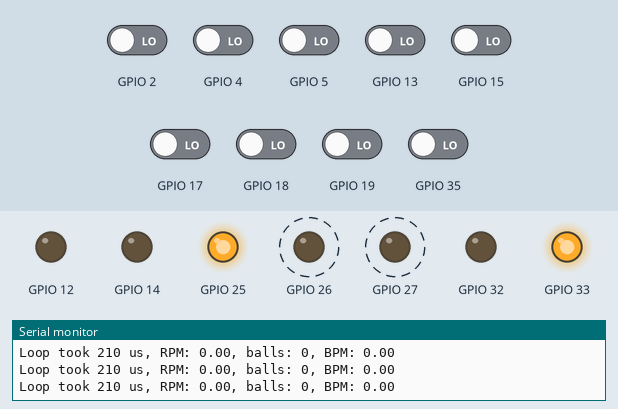
Bench run of a program on a simulated ESP32. On the bench: output pins drawn as LEDs (lit = HIGH), the last lines printed to the serial monitor. Dashed ring = blinking. The test bench sets the inputs (shaded band); at power-on: GPIO 2, GPIO 4, GPIO 5, GPIO 13, GPIO 15, GPIO 17–19, GPIO 35 LOW.

Above: at 1.45 s.
1.5 s: GPIO 35 driven HIGH
4.5 s: GPIO 2 driven HIGH
At 5.4 s:
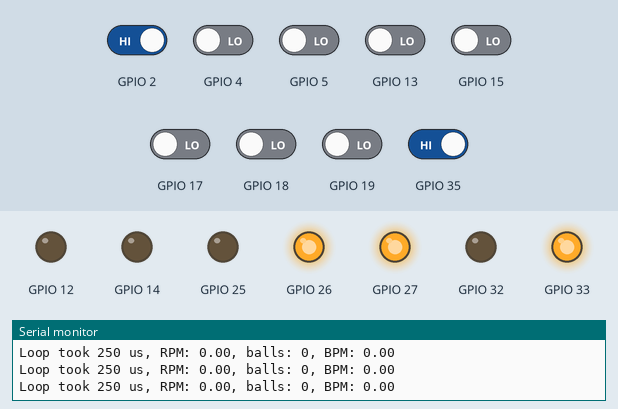
6.0 s: GPIO 5 driven HIGH
At 6.4 s:
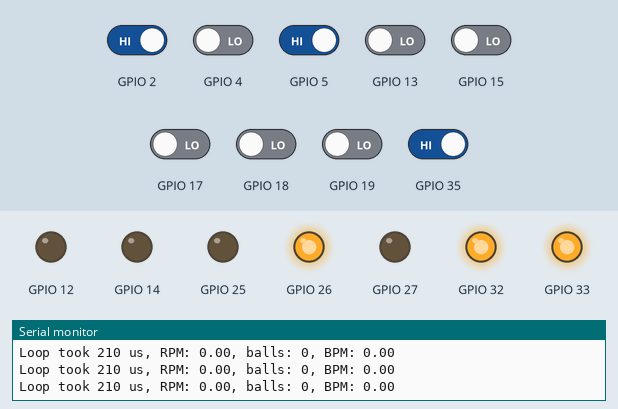
9.0 s: GPIO 35 driven LOW
At 9.3 s:
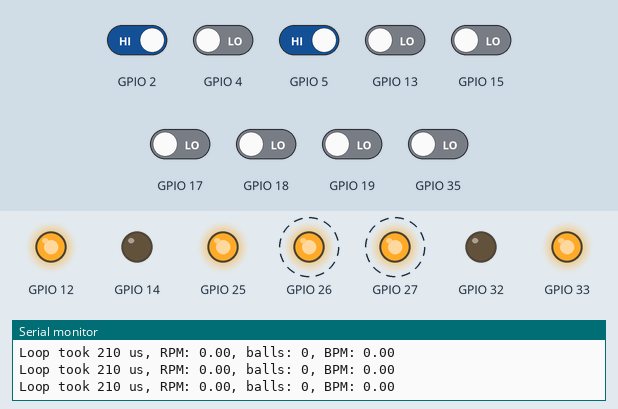
Timing chart, 0 to 13.0 s (numbered marks = the images above; inputs shaded):
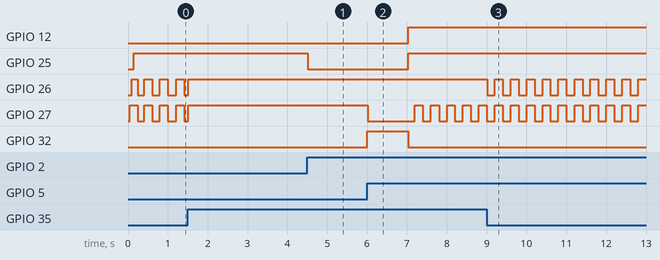

The program:

main.cpp
```cpp
#include <Arduino.h>
#include "input.h"
#include "conveyor.h"
#include "dispenser.h"

// ESP32:
// Pin 0 doesn't work well for btn.
// Pins 34-39 are input only and don't have pullup/pulldown capability.

#define LED_CONVEYOR 27
#define LED_DISPENSER 26
#define LED_MODE 25
#define LED_STATUS 33
#define LED_EMERGENCY 32

#define BTN_CONVEYOR 13
#define BTN_DISPENSER 15
#define BTN_MODE 2
#define BTN_STATUS 5
#define BTN_EMERGENCY 4

#define RELAY_CONVEYOR 12
#define RELAY_DISPENSER 14

#define IR_CONVEYOR_STEP 17
#define IR_DISPENSER_NO_BALL 18
#define IR_BOX_NOT_IN_PLACE 19
#define IR_EXTERNAL_VOLTAGE 35

void ledSet(uint8_t ubPin, bool isHigh) {
	// LEDs have inverted logic - they're on when set to 0
	digitalWrite(ubPin, !isHigh);
}

void ledSetup(uint8_t ubPin) {
	// Do a blink using LED to check if it's ok
	pinMode(ubPin, OUTPUT);
	ledSet(ubPin, 1);
	delay(50);
	ledSet(ubPin, 0);
}

tInput
	// Buttons
	s_ButtonConveyor(BTN_CONVEYOR, tPullType::DOWN),
	s_ButtonDispenser(BTN_DISPENSER, tPullType::DOWN),
	s_ButtonMode(BTN_MODE, tPullType::DOWN),
	s_ButtonStatus(BTN_STATUS, tPullType::DOWN),
	s_ButtonError(BTN_EMERGENCY, tPullType::DOWN),
	// External voltage
	s_ExternalVoltage(IR_EXTERNAL_VOLTAGE, tPullType::NONE);

tConveyor s_Conveyor(IR_CONVEYOR_STEP, IR_BOX_NOT_IN_PLACE, RELAY_CONVEYOR);
tDispenser s_Dispenser(IR_DISPENSER_NO_BALL, RELAY_DISPENSER);

const uint8_t s_ubBallCountGoal = 2;

void setup(void) {
	Serial.begin(57600);
	Serial.write("HELO\r\n");

	ledSetup(LED_CONVEYOR);
	ledSetup(LED_DISPENSER);
	ledSetup(LED_MODE);
	ledSetup(LED_STATUS);
	ledSetup(LED_EMERGENCY);
}

enum class tControlMode: uint8_t {
	MANUAL = 0,
	AUTO = 1
};

static tControlMode s_eMode = tControlMode::MANUAL;
static bool s_isError = false;
static bool s_isStatusDone = false;

enum class tAutoState: uint8_t {
	GOING_TO_DISPENSER,
	DISPENSING_BALLS,
	WAITING_FOR_FALL
};

tAutoState s_eAutoState = tAutoState::GOING_TO_DISPENSER;

void errorSet(void) {
	s_isError = true;
	s_isStatusDone = false;
	s_eMode = tControlMode::MANUAL;
}

void errorClear(void) {
	s_isError = false;
}

void loop(void) {
	bool isConveyorLedHigh = false, isDispenserLedHigh = false, isModeLedHigh = false;
	uint32_t ulStart = micros();
	bool isRelayConveyorRequest = false, isRelayDispenserRequest = false;
	inputProcessAll();
	s_Conveyor.processLogic();
	s_Dispenser.processLogic();

	switch(s_eMode) {
		case tControlMode::MANUAL:
			if(s_ButtonConveyor.isActive() && !s_ButtonDispenser.isActive()) {
				isRelayConveyorRequest = true;
				isConveyorLedHigh = true;
			}
			else if(s_ButtonDispenser.isActive() && !s_ButtonConveyor.isActive()) {
				isRelayDispenserRequest = true;
				isDispenserLedHigh = true;
			}

			if(
				!s_ButtonDispenser.isActive() && !s_ButtonConveyor.isActive() &&
				s_ButtonMode.hasRised()
			) {
				s_eMode = tControlMode::AUTO;
				s_eAutoState = tAutoState::GOING_TO_DISPENSER;
			}
			break;
		case tControlMode::AUTO:
			isModeLedHigh = (millis() / 1000) & 1;

			switch(s_eAutoState) {
				case tAutoState::GOING_TO_DISPENSER:
						if(!s_Conveyor.isBoxInPosition()) {
							isRelayConveyorRequest = true;
							isConveyorLedHigh = true;
						}
						else {
							s_eAutoState = tAutoState::DISPENSING_BALLS;
						}
					break;
				case tAutoState::DISPENSING_BALLS:
					if(s_Dispenser.getBallCount() >= s_ubBallCountGoal) {
						s_eAutoState = tAutoState::WAITING_FOR_FALL;
					}
					else {
						isRelayDispenserRequest = true;
						isDispenserLedHigh = true;
					}
					break;
				case tAutoState::WAITING_FOR_FALL:
					if(s_Dispenser.hasLastBallFallen()) {
						s_eAutoState = tAutoState::GOING_TO_DISPENSER;
					}
					break;
			}

			if(s_ButtonMode.hasRised()) {
				s_eMode = tControlMode::MANUAL;
			}
			break;
	}

	// Status LED - light up after box reaches dispenser
	// or all balls get dispensed
	if(isRelayConveyorRequest) {
		s_Dispenser.resetBallCounter();
		if(s_Conveyor.isBoxInPosition()) {
			s_isStatusDone = true;
		}
	}
	else if(isRelayDispenserRequest) {
		if(s_Dispenser.getBallCount() >= s_ubBallCountGoal) {
			s_isStatusDone = true;
		}
	}
	else {
		s_isStatusDone = false;
	}

	if(
		s_ButtonError.isActive() || !s_ExternalVoltage.isActive() ||
		s_Conveyor.isError() || s_Dispenser.isError()
	) {
		errorSet();
	}

	if(s_isError) {
		isConveyorLedHigh = false;
		isDispenserLedHigh = false;
		isRelayConveyorRequest = false;
		isRelayDispenserRequest = false;
		bool isErrorRelatedHigh = (millis() / 200) & 1;
		if(!s_ExternalVoltage.isActive()) {
			isDispenserLedHigh = isErrorRelatedHigh;
			isConveyorLedHigh = isErrorRelatedHigh;
		}
		else if(s_Conveyor.isError()) {
			isConveyorLedHigh = isErrorRelatedHigh;
		}
		else if(s_Dispenser.isError()) {
			isDispenserLedHigh = isErrorRelatedHigh;
		}

		if(
			s_ButtonStatus.hasRised() && !s_ButtonError.isActive() &&
			s_ExternalVoltage.isActive()
		) {
			// Everything's ok - clear error
			s_Conveyor.clearError();
			s_Dispenser.clearError();
			errorClear();
		}
	}

	s_Conveyor.setMoving(isRelayConveyorRequest);
	s_Conveyor.processControl();
	s_Dispenser.setMoving(isRelayDispenserRequest);
	s_Dispenser.processControl();
	ledSet(LED_CONVEYOR, isConveyorLedHigh);
	ledSet(LED_DISPENSER, isDispenserLedHigh);
	ledSet(LED_MODE, s_eMode == tControlMode::AUTO);
	ledSet(LED_STATUS, s_isStatusDone);
	ledSet(LED_EMERGENCY, s_isError);
	uint32_t ulEnd = micros();
	Serial.printf(
		"Loop took %lu us, RPM: %.2f, balls: %hhu, BPM: %.2f\r\n",
		ulEnd-ulStart, s_Conveyor.getRpm(),
		s_Dispenser.getBallCount(), s_Dispenser.getBpm()
	);
}
```

conveyor.cpp
```cpp
#include "conveyor.h"
#include "relay.h"

tConveyor::tConveyor(
	uint8_t ubIrStepPin, uint8_t ubIrBoxPin, uint8_t ubRelayPin
):
	m_ulMinTimeForMoveCheck(1000),
	m_ulMaxTimeBetweenSteps(1000),
	m_ubStepsPerRevolution(12),
	m_ulStepsAfterBoxCrossIr(3),
	m_IrStep(ubIrStepPin, tPullType::NONE, false),
	m_IrBoxInPlace(ubIrBoxPin, tPullType::NONE, true),
	m_ubRelayPin(ubRelayPin)
{
	relaySetup(ubRelayPin);
}

void tConveyor::setMoving(bool isMoveRequest)
{
	if(m_isError) {
		m_isMoveRequest = false;
	}
	else {
		m_isMoveRequest = isMoveRequest;
	}
}

bool tConveyor::isMoving(void)
{
	return m_isMoveRequest && !m_isError;
}

bool tConveyor::isLongEnoughForMoveCheck(void)
{
	return m_isLongEnoughForMoveCheck;
}

bool tConveyor::isError(void)
{
	return m_isError;
}

void tConveyor::clearError(void)
{
	m_isError = false;
}

void tConveyor::processLogic(void) {
	uint32_t ulNow = millis();
	if(m_isMoveRequest) {
		if(m_ulMoveStart == 0) {
			m_ulMoveStart = ulNow;
			m_ulLastStepTime = ulNow;
		}
		if(ulNow >= m_ulMoveStart + m_ulMinTimeForMoveCheck) {
			m_isLongEnoughForMoveCheck = true;
		}
		if(m_IrStep.hasRised() || m_IrStep.hasFallen()) {
			++m_ulSteps;
			m_ulLastStepTime = ulNow;
		}
		if(m_IrBoxInPlace.hasRised()) {
			m_ulBoxOkStartSteps = m_ulSteps + m_ulStepsAfterBoxCrossIr;
		}
		if(
			isLongEnoughForMoveCheck() &&
			ulNow - m_ulLastStepTime > m_ulMaxTimeBetweenSteps
		) {
			m_isError = true;
		}
	}
	else {
		m_ulSteps = 0;
		m_ulLastStepTime = 0;
		m_ulMoveStart = 0;
		m_ulBoxOkStartSteps = -1;
	}
}

void tConveyor::processControl(void) {
	if(m_isError) {
		relaySet(m_ubRelayPin, 0);
	}
	else {
		relaySet(m_ubRelayPin, m_isMoveRequest);
	}
}

bool tConveyor::isBoxInPosition(void) {
	return m_ulSteps >= m_ulBoxOkStartSteps;
}

float tConveyor::getRpm(void) {
	if(m_ulMoveStart == 0) {
		return 0.0f;
	}
	uint32_t ulDelta = millis() - m_ulMoveStart;

	// 3-4 steps per second - 180-240 steps per minute - 30-40 RPM
	return (((m_ulSteps*60)/m_ubStepsPerRevolution)*1000.0f)/ulDelta;
}
```

conveyor.h
```cpp
#ifndef _CONVEYOR_H_
#define _CONVEYOR_H_

#include "input.h"
#include <cstdint>

class tConveyor {
public:
	tConveyor(uint8_t ubIrStepPin, uint8_t ubIrBoxPin, uint8_t ubRelayPin);
	void setMoving(bool isMoving);
	bool isLongEnoughForMoveCheck(void);
	bool isMoving(void);
	bool isError(void);
	void clearError(void);
	void processLogic(void);
	void processControl(void);
	bool isBoxInPosition(void);
	float getRpm(void);

private:
	const uint32_t m_ulMinTimeForMoveCheck;
	const uint32_t m_ulMaxTimeBetweenSteps;
	const uint8_t m_ubStepsPerRevolution;
	const uint32_t m_ulStepsAfterBoxCrossIr;
	uint32_t m_ulMoveStart;
	uint32_t m_ulLastStepTime;
	uint32_t m_ulSteps;
	uint32_t m_ulBoxOkStartSteps;
	tInput m_IrStep;
	tInput m_IrBoxInPlace;
	uint8_t m_ubRelayPin;
	bool m_isError;
	bool m_isMoveRequest;
	bool m_isLongEnoughForMoveCheck;
};

#endif // _CONVEYOR_H_
```

dispenser.cpp
```cpp
#include "dispenser.h"
#include "relay.h"
#include <Arduino.h>

tDispenser::tDispenser(uint8_t ubIrPin, uint8_t ubRelayPin):
	m_ulBallFallDuration(1000),
	m_ulMinTimeForMoveCheck(2000),
	m_ulMaxTimeBetweenBalls(2000),
	m_ubRelayPin(ubRelayPin),
	m_IrBall(ubIrPin, tPullType::NONE, true)
{
	relaySetup(ubRelayPin);
}

void tDispenser::resetBallCounter(void)
{
	m_ubBallCountTotal = 0;
	m_ubBallCountSinceMotorStart = 0;
}

uint8_t tDispenser::getBallCount(void)
{
	return m_ubBallCountTotal;
}

bool tDispenser::hasLastBallFallen(void)
{
	return millis() >= m_ulLastBallTime + m_ulBallFallDuration;
}

void tDispenser::setMoving(bool isMoving)
{
	m_isMoveRequest = isMoving && !m_isError;
}

bool tDispenser::isLongEnoughForMoveCheck(void)
{
	return (m_ulMotorStartTime != 0) &&
		(millis() >= m_ulMotorStartTime + m_ulMinTimeForMoveCheck);
}

bool tDispenser::isMoving(void)
{
	return m_isMoveRequest && !m_isError;
}

bool tDispenser::isError(void)
{
	return m_isError;
}

void tDispenser::clearError(void)
{
	m_isError = false;
	m_ulMotorStartTime = 0;
}

void tDispenser::processLogic(void)
{
	uint32_t ulNow = millis();
	if(
		isMoving() && isLongEnoughForMoveCheck() &&
		(ulNow > m_ulLastBallTime + m_ulMaxTimeBetweenBalls)
	) {
		m_isError = true;
	}

	if(m_IrBall.hasRised()) {
		++m_ubBallCountTotal;
		++m_ubBallCountSinceMotorStart;
		m_ulLastBallTime = ulNow;
	}
}

void tDispenser::processControl(void)
{
	if(m_isMoveRequest && m_ulMotorStartTime == 0) {
		m_ubBallCountSinceMotorStart = 0;
		m_ulMotorStartTime = millis();
	}
	else if(!m_isMoveRequest) {
		m_ulMotorStartTime = 0;
	}
	relaySet(m_ubRelayPin, m_isMoveRequest);
}

float tDispenser::getBpm(void)
{
	if(m_ulMotorStartTime == 0) {
		return 0;
	}
	uint32_t ulDelta = m_ulLastBallTime - m_ulMotorStartTime;
	return ((m_ubBallCountSinceMotorStart * 60) * 1000.0f) / ulDelta;
}
```

dispenser.h
```cpp
#ifndef _DISPENSER_H_
#define _DISPENSER_H_

#include <stdint.h>
#include "input.h"

class tDispenser {
public:
	tDispenser(uint8_t ubIrPin, uint8_t ubRelayPin);
	void resetBallCounter(void);
	uint8_t getBallCount(void);
	bool hasLastBallFallen(void);
	void setMoving(bool isMoving);
	bool isLongEnoughForMoveCheck(void);
	bool isMoving(void);
	bool isError(void);
	void clearError(void);
	void processLogic(void);
	void processControl(void);
	float getBpm(void);

private:
	const uint32_t m_ulBallFallDuration;
	const uint32_t m_ulMinTimeForMoveCheck;
	const uint32_t m_ulMaxTimeBetweenBalls;
	tInput m_IrBall;
	uint8_t m_ubRelayPin;
	uint8_t m_ubBallCountTotal;
	uint8_t m_ubBallCountSinceMotorStart;
	uint32_t m_ulLastBallTime;
	uint32_t m_ulMotorStartTime;
	bool m_isError;
	bool m_isMoveRequest;
};

#endif // _DISPENSER_H_
```

input.cpp
```cpp
#include "input.h"
#include <Arduino.h>
#include <vector>

static uint8_t s_ubInputNext = 0;
static tInput *s_pInputs[20];

tInput::tInput(
	uint8_t ubPin, tPullType ePull, bool isNegated, uint32_t ulDebounceUs
):
	m_ubPin(ubPin),
	m_ulDebounceUs(ulDebounceUs),
	m_isNegated(isNegated),
	m_isActive(false),
	m_wasActive(false)
{
	pinMode(m_ubPin, static_cast<uint8_t>(ePull));
	s_pInputs[s_ubInputNext++] = this;
}

bool tInput::isActive(void)
{
	return m_isActive ^ m_isNegated;
}

bool tInput::hasFallen(void)
{
	if(!m_isNegated) {
		return !m_isActive && m_wasActive;
	}
	else {
		return m_isActive && !m_wasActive;
	}
}

bool tInput::hasRised(void)
{
	if(!m_isNegated) {
		return m_isActive && !m_wasActive;
	}
	else {
		return !m_isActive && m_wasActive;
	}
}

void tInput::process(void)
{
	// Putting it here will ensure that edge detection occurs exactly one time
	m_wasActive = m_isActive;

	// Read current state and debounce
	bool isNowActive = digitalRead(m_ubPin);
	if(m_isDebouncing) {
		if(isNowActive == m_isActive) {
			// Still bouncing - reset timer
			m_ulDebounceEnd = micros() + m_ulDebounceUs;
		}
		else if(micros() >= m_ulDebounceEnd) {
			m_isDebouncing = false;
			m_isActive = isNowActive;
		}
	}
	else {
		if(isNowActive != m_isActive) {
			m_isDebouncing = true;
			m_ulDebounceEnd = micros() + m_ulDebounceUs;
		}
	}
}

void inputProcessAll(void) {
	for(uint8_t i = 0; i < s_ubInputNext; ++i) {
		s_pInputs[i]->process();
	}
	// for(auto input: s_vInputs) {
	// 	input->process();
	// }
}
```

input.h
```cpp
#ifndef _INPUT_H_
#define _INPUT_H_

#include <stdint.h>
#include <Arduino.h>

#define INPUT_DEFAULT_DEBOUNCE_US 100

enum class tPullType: uint8_t {
	NONE = INPUT,
	UP = INPUT_PULLUP,
	DOWN = INPUT_PULLDOWN
};

class tInput {
	public:
		tInput(
			uint8_t ubPin, tPullType ePull = tPullType::NONE, bool isNegated = false,
			uint32_t ulDebounceUs = INPUT_DEFAULT_DEBOUNCE_US
		);

		bool isActive(void);

		bool hasFallen(void);

		bool hasRised(void);

		void process(void);

	private:
		const uint8_t m_ubPin;
		const uint32_t m_ulDebounceUs;
		const bool m_isNegated;
		bool m_isActive;
		bool m_wasActive;
		bool m_isDebouncing;
		uint32_t m_ulDebounceEnd;
};

void inputProcessAll(void);

#endif // _INPUT_H_
```

relay.cpp
```cpp
#include "relay.h"
#include "Arduino.h"

void relaySet(uint8_t ubPin, bool isClosed) {
	digitalWrite(ubPin, !isClosed);
}

void relaySetup(uint8_t ubPin) {
	pinMode(ubPin, OUTPUT);
	relaySet(ubPin, false);
}
```

relay.h
```cpp
#ifndef _RELAY_H_
#define _RELAY_H_

#include <cstdint>

void relaySet(uint8_t ubPin, bool isClosed);

void relaySetup(uint8_t ubPin);

#endif // _RELAY_H_
```

Measured:
- after the input at 4.5 s, GPIO 25: HIGH → LOW at once
- after the input at 6.0 s, GPIO 12, GPIO 25: LOW → HIGH after 1.0 s; GPIO 27: HIGH → LOW at once, then repeats every 0.40 s: HIGH 0.20 s, LOW 0.20 s; GPIO 32: LOW → HIGH at once, → LOW 1.0 s later
- after the input at 9.0 s, GPIO 26: alternates HIGH for 0.20 s and LOW for 0.20 s, starting at once
